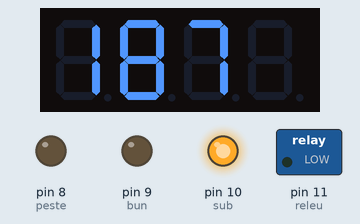
This sketch was run on a simulated Arduino Uno, built with avr-gcc and run on an emulated ATmega328P. Shown: 4-digit seven-segment display, switched loads named in the sketch (green lamp = pin HIGH), output pins drawn as LEDs (lit = HIGH). Random numbers use the default seed unless the sketch sets one.

Above: at 2.1 s.
At 5.6 s:
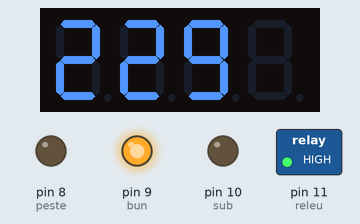
At 10.7 s:
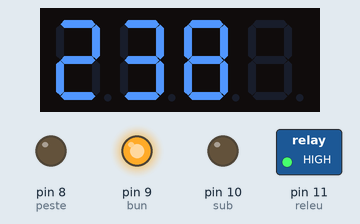
At 18.8 s:
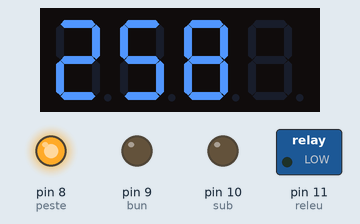
At 27.3 s:
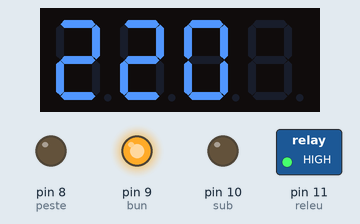
At 37.4 s:
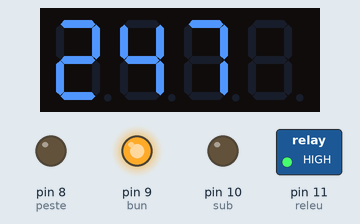
Timing chart, 0 to 38.9 s (numbered marks = the images above):
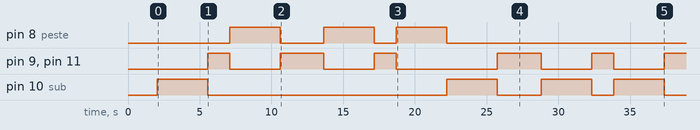

Measured:
- by itself, pin 8 (peste): goes HIGH 3.5 s, LOW 3.0 s, HIGH 3.5 s, LOW 1.5 s, HIGH 3.5 s, then LOW
- by itself, pin 9 (bun), pin 11 (releu): LOW → HIGH at 5.6 s, → LOW 1.5 s later, → HIGH 3.5 s later, → LOW 3.0 s later, … (11 changes in this stretch)
- by itself, pin 10 (sub): LOW → HIGH at 2.0 s, → LOW 3.5 s later, → HIGH 16.7 s later, → LOW 3.5 s later, … (8 changes in this stretch)
- what the display in image 0 shows lasts 3.6 s, from 2.0 s to 5.6 s
- what the display in image 1 shows lasts 1.5 s, from 5.6 s to 7.1 s

The sketch:

main_voltage_1test2.ino
```cpp
// base sketch from https://brainy-bits.com/tutorials/4-bits-7-segment-led-display-with-arduino/
// changed TM1637 library by niq_ro for degree, r & h letter
// main voltmeter on TM1637 LED display by niq_ro from http://www.tehnic.go.ro
// & http://arduinotehniq.com/
// ver.0 - base schetch for see main voltage
// ver.1, change TM1637 pins, put 3 leds for state
// ver.1test2, random voltage from 170 to 260V for test casese

#include "TM1637.h"
//{0,1,2,3,4,5,6,7,8,9,10,11,12,13,14,15,16,17,18,19};
//0~9,A,b,C,d,E,F,"-"," ",degree,r,h
#define CLK 7  //Pins for TM1637
#define DIO 6
TM1637 tm1637(CLK,DIO);

#define sub 10    // pin for undervoltage led
#define bun 9     // pin for ok voltage led
#define peste 8   // pin for overvoltage led
#define releu 11  // pin for relay

float R1 = 1.0;   // resistor from GNTD to pin A1
float R2 = 22.0;  // resisitor from A1 to measure voltage
float voltage, voltagetr, vtot;
int vs, vsm, vm, vu;
float trafo = 20;
float ud = 0.65;
float uref = 1.1;
float u1, u0;

float under = 190.0;  // under voltage value
float over = 250.0;   // over voltage value
long intarziere = 3000; // delayu after voltage is not ok
long intarziere2 = 1000; // delayu after voltage is ok

void setup(){

  tm1637.init();
  tm1637.set(BRIGHT_TYPICAL);
  //BRIGHT_TYPICAL = 2,BRIGHT_DARKEST = 0,BRIGHTEST = 7;


  analogReference(INTERNAL); // use AREF for reference voltage

  // initialize serial communication at 9600 bits per second:
//  Serial.begin(9600);

 pinMode(sub, OUTPUT);
 pinMode(bun, OUTPUT);
 pinMode(peste, OUTPUT);
 pinMode(releu, OUTPUT);

 digitalWrite(sub, LOW);
 digitalWrite(bun, LOW);
 digitalWrite(peste, LOW);
 digitalWrite(releu, LOW);

vtot = 0;
delay(2000);

//voltage = under - 10.;
//voltage = 171;
}//end "setup()"


void loop(){     //Start of Program

voltage = random (under-10, over+10);
/*
voltage = voltage + 1.0;
//Serial.print(voltage);
if (voltage > over + 10.0) voltage = under - 10.0;
*/
/*
for (byte i=0; i < 10; i++){
voltagetr = analogRead(A0);  // read voltage steps (0..1023)
vtot = vtot + voltagetr;
delay(200);
}

voltagetr = vtot/10;
u1 = voltagetr*(R1+R2)*uref/R1;
u1 = u1/1024;
u0 = (u1 + ud)/1.41;
voltage = u0*trafo;
vtot = 0;
*/

// calculate number for each figure number
vs = voltage /100;
vsm = voltage - 100*vs;
vm = vsm /10;
vu = vsm - 10*vm;
/*
Serial.print(" = ");
Serial.print(vs);
Serial.print(vm);
Serial.print(vu);
Serial.println("V ?");
*/

//delay(100);
/*
tm1637.display(0,17); // put space
tm1637.display(1,17); // put space
tm1637.display(2,17); // put space
tm1637.display(3,17); // put space
    delay(1);
*/
//tm1637.clearDisplay();

    tm1637.display(0,vs);
    tm1637.display(1,vm);
    tm1637.display(2,vu);
    tm1637.display(3,17); // put space
 //   delay(250);

if (voltage <= under)  // undervoltage
{
digitalWrite(sub, HIGH);
digitalWrite(bun, LOW);
digitalWrite(peste, LOW);
digitalWrite(releu, LOW);
delay(intarziere);
}
if (voltage >= over)  // overvoltage
{
digitalWrite(sub, LOW);
digitalWrite(bun, LOW);
digitalWrite(peste, HIGH);
digitalWrite(releu, LOW);
delay(intarziere);
}
if ((voltage > under) && (voltage < over))
{
digitalWrite(sub, LOW);
digitalWrite(bun, HIGH);
digitalWrite(peste, LOW);
digitalWrite(releu, HIGH);
delay (intarziere2);
}

delay(500);


}// end loop()
```
